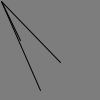
Frame 1 (no input)
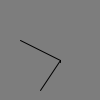
Frame 60 (the mouse pressed at the canvas centre just before this capture)
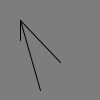
Frame 120 (the mouse held since frame 60 and released just before this capture)

The Processing sketch that drew these frames (run headless with seeded random() and noise(); from frame 60 on, the mouse is pressed at the canvas centre):

// Processing sketch: processing_71620
// ── processing_71620.pde

//this is modded from www.learningprocessing.com
//it shows how to create and call your own function

int i = 0;
void setup() { 
  size(100, 100); 
}

void draw() { 
  background(125);
  i= (i+1) % width;
  diagonals(40, 90); 
  diagonals(60, 62); 
  diagonals(20, 40);
}

void diagonals(int x, int y) {
  line(x, y, i, i);
}
